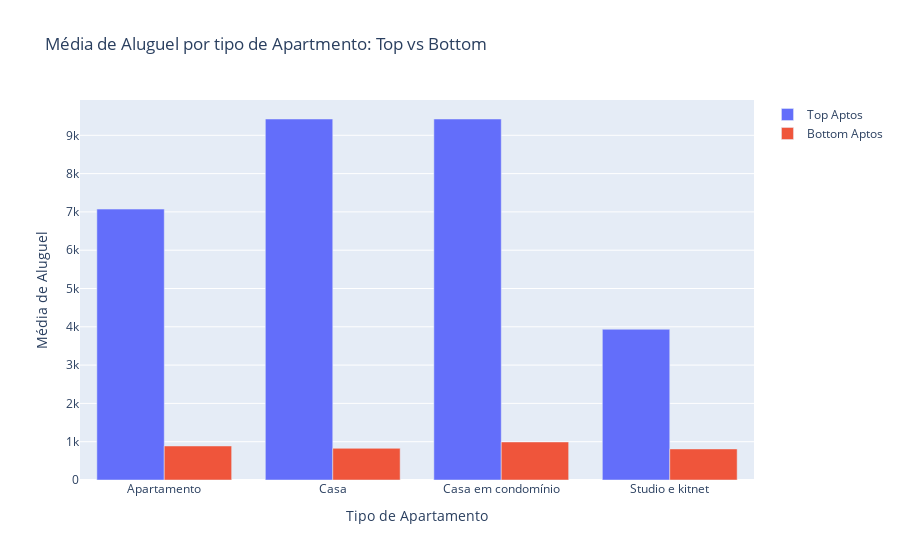

Notebook code for this chart:
### Markdown cell above
Resumindo, o código cria um gráfico de boxplot utilizando o Plotly. Ele adiciona dois boxplots, um para a classe "Upper" e outro para a classe "Lower". Os valores de aluguel ("rent") são exibidos no eixo y, enquanto a classe ("class") é exibida no eixo x. Os pontos considerados outliers são exibidos nos gráficos. O gráfico possui títulos nos eixos e um título geral, e também mostra a legenda.

Bom, mas mais interessante do que olhar sob a perspectiva de duas variáveis, é olhar sob a de 3: Qual o valor médio do Aluguel por tipo de imóvel, para cada "classe" de imóvel (Alta/Upper x Baixa/Bottom)?

### Code cell
rent_by_type_top = top_aptos.groupby("type")["rent"].mean().reset_index()

rent_by_type_bottom = bottom_aptos.groupby("type")["rent"].mean().reset_index()

fig = go.Figure()

fig.add_trace(go.Bar(
    x= rent_by_type_top["type"],
    y=rent_by_type_top["rent"],
    name = "Top Aptos"
))

fig.add_trace(go.Bar(
    x= rent_by_type_bottom["type"],
    y=rent_by_type_bottom["rent"],
    name = "Bottom Aptos"
))

fig.update_layout(
    title = "Média de Aluguel por tipo de Apartmento: Top vs Bottom",
    xaxis_title=" Tipo de Apartamento",
    yaxis_title="Média de Aluguel"
)

fig.show()

### Figure 1 — Plotly figure (JSON) as saved in the notebook; plotly's stock layout.template omitted (floating-point values rounded to 4 significant figures)
{"data": [{"name": "Top Aptos", "type": "bar", "x": ["Apartamento", "Casa", "Casa em condomínio", "Studio e kitnet"], "y": [7073.0, 9426.0, 9425.0, 3936.0]}, {"name": "Bottom Aptos", "type": "bar", "x": ["Apartamento", "Casa", "Casa em condomínio", "Studio e kitnet"], "y": [888.1, 827.1, 993.3, 811.2]}], "layout": {"title": {"text": "Média de Aluguel por tipo de Apartmento: Top vs Bottom"}, "xaxis": {"title": {"text": " Tipo de Apartamento"}}, "yaxis": {"title": {"text": "Média de Aluguel"}}}}
